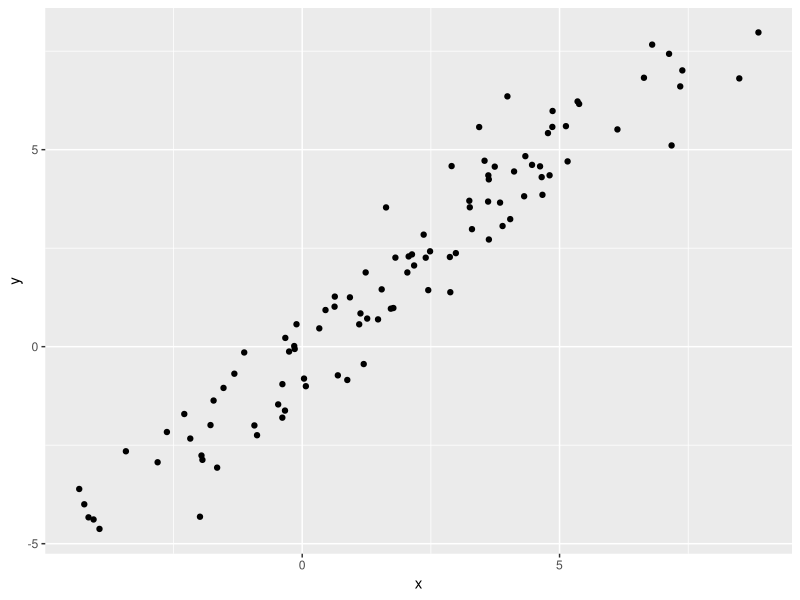

Write the R code that produced this figure.
## ---- chunk 1
library(tidyverse)

plot_df = 
  tibble(
    x = rnorm(100, 2, 3),
    y = x + rnorm(100)
  )

plot_df |>
  ggplot(aes(x = x, y = y)) +
  geom_point()
